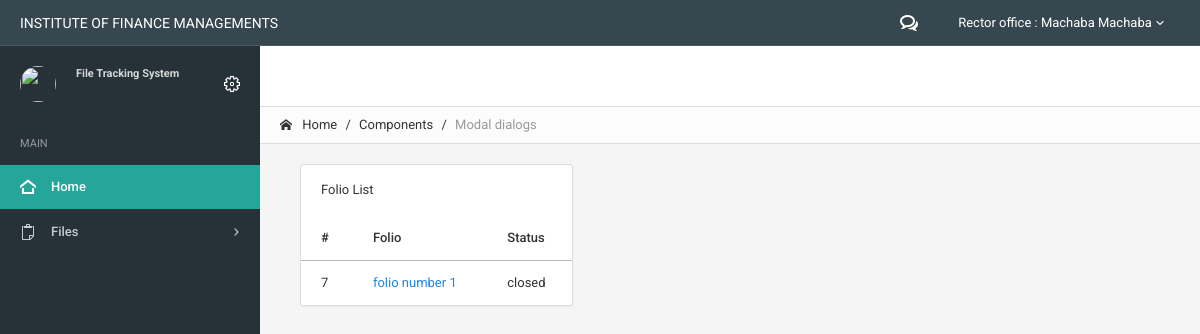
Screenshot of /inside_file.php?page=5 (signed in) with the database file from the repository.
### tables this page shows
CREATE TABLE `sections_levels_list` (
  `sections_levels_list_id` int(11) NOT NULL,
  `name` varchar(100) NOT NULL,
  `level` int(11) NOT NULL,
  `section_levels_id` int(11) NOT NULL
);

CREATE TABLE `staffs` (
  `id` int(11) NOT NULL,
  `staff_id` varchar(100) NOT NULL,
  `fname` varchar(300) NOT NULL,
  `middle` varchar(300) NOT NULL,
  `lname` varchar(300) NOT NULL,
  `email` varchar(300) NOT NULL,
  `inside_section_list_id` int(11) NOT NULL,
  `phone` int(11) NOT NULL,
  `username` varchar(300) NOT NULL,
  `password` varchar(300) NOT NULL,
  `security_level_id` int(11) NOT NULL
);

CREATE TABLE `folio` (
  `id` int(11) NOT NULL,
  `name` varchar(100) NOT NULL,
  `file_id` int(11) NOT NULL,
  `status` int(11) NOT NULL DEFAULT '1'
);

### Core/init.php (called while the page is built, shortened)
<?php
spl_autoload_register(function ($classes){
    $path = '../classes/'.$classes.'.class.php';
});
require_once '../classes/Connection.php';

### public/login_include.php (called while the page is built, shortened)
<?php
$session = new Session();
 ?>

### classes/session.class.php (called while the page is built, shortened)
<?php
class Session{
                                ?>
<?php
		private function checklogin(){
			if (isset($_SESSION['staff_email'])) {
				$this->staff_email = $_SESSION['staff_email'];
			} else {
				unset($this->staff_email);
				$this->logged = false;
			}
		}
}

### classes/Connection.php (called while the page is built, shortened)
<?php
class Connection{
    public $connect;
    public function open_connection() {
        $this->connect = mysqli_connect(DB_SERVER, DB_USER, DB_PASSWORD, DB_NAME);
    }
    public function select_query($sql){
        $r = $this->connect->query($sql);
        $m = array();
        while($row =$r->fetch_assoc()){
            $m[] = $row;
        }
        return $m;
    }
    public function query($sql){
        $r = mysqli_query($this->connect,$sql);
        $row = mysqli_fetch_assoc($r);
        return $row;
    }
}

### classes/staff.class.php (called while the page is built, shortened)
<?php
class Staff{
    public static function full_name($fname, $lname) {
        if ($fname <> '' && $lname <> '') {
            return $fname ." ". $lname;
        } else {
            return 'System user';
        }
    }
    public function staff_one($email){
        $select = new Connection();
        $row = $select->query("select * from staffs where email = '$email'");
        return $row;
    }
}

### classes/Section_levels_list.class.php (called while the page is built, shortened)
<?php
class Section_levels_list{
    public function select_section_level_list_id($pageid){
        $select = new Connection();
        $row = $select->query("select * from sections_levels_list where sections_levels_list_id = $pageid");
        return $row;
    }
}

### classes/folio.class.php (called while the page is built, shortened)
<?php
class Folio{
    public function select_folio_id($pageid){
        $select = new Connection();
        $page11 = $select->select_query("select * from folio where file_id = $pageid");
        return $page11;
    }
}

### public/modal_page/folio.php (the view, shortened to what this page needs)
<div class="col-lg-4">
                                  <section class="panel">
                                      <header class="panel-heading">
                              Folio List
                          </header>
                          <div class="table-responsive" >
                            <table class="table">
                              <thead>
                                <tr>
                                  <th>#</th>
                                  <th>Folio</th>
                                    <th>Status</th>
                                </tr>
                              </thead>
                              <tbody>
                                  <?php
                                  if(isset($_GET['page'])){
                                      $pageid = $_GET['page'];
                                  }
                                  $folio = new Folio();
                                  foreach ($folio->select_folio_id($pageid) as $folio1){ ?>
                                  <tr>
                                            <td><?php echo $folio1['id'];?></td>
                                            <td><a href="#"><?php echo $folio1['name'];?></a></td>
                                      <td><?php
                                          if($folio1['status'] == 1){
                                              echo 'Active';
                                          }else{
                                              echo 'closed';
                                          }
                                          ?></td>
                                  </tr>
                          <?php        } ?>
                              </tbody>
                            </table>
                          </div>
                      </section>
                              </div>

### public/template/navigation.php (shortened to what this page needs)
<div class="navbar navbar-inverse">
		<div class="navbar-header">
			<a class="navbar-brand" href="index.php">INSTITUTE OF FINANCE MANAGEMENTS</a>
		</div>
		<div class="navbar-collapse collapse" id="navbar-mobile">
			<ul class="nav navbar-nav navbar-right">
				<li class="dropdown" id="notification">
					<a href="#" class="dropdown-toggle" data-toggle="dropdown">
						<i class="icon-bubbles4"></i>
						<span class="badge bg-warning-400" id="testing"><?php
						$staff = new Staff();
						$receiver = $staff->staff_one($session->staff_email);
						?></span>
					</a>
				</li>
				<li class="dropdown dropdown-user">
					<a class="dropdown-toggle" data-toggle="dropdown">
						<span>
							<?php
							$staff = new Staff();
							$row = $staff->staff_one($session->staff_email);
							$fname = $row['fname'];
							$lname = $row['lname'];
							$office_id = $row['inside_section_list_id'];
							$section_level_list = new Section_levels_list();
							$office = $section_level_list->select_section_level_list_id($office_id);
							$row1 = Staff::full_name($fname,$lname);
							echo $office['name'].' : '.$row1;
							?>
							</span>
						<i class="caret"></i>
					</a>
				</li>
			</ul>
		</div>
	</div>

### rows the page displays
sections_levels_list: name "Rector office"
staffs: row1 "Machaba Machaba"
folio: id "7", name "folio number 1", status "closed"
